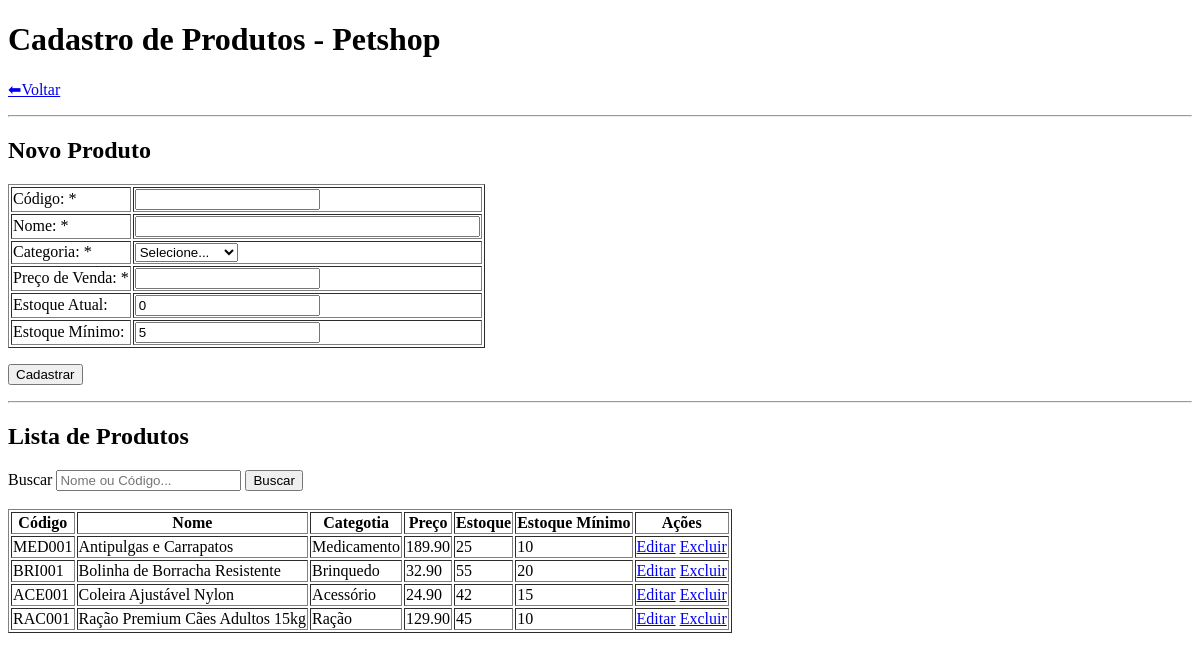
The app's page /produtos.php (signed in), older data.
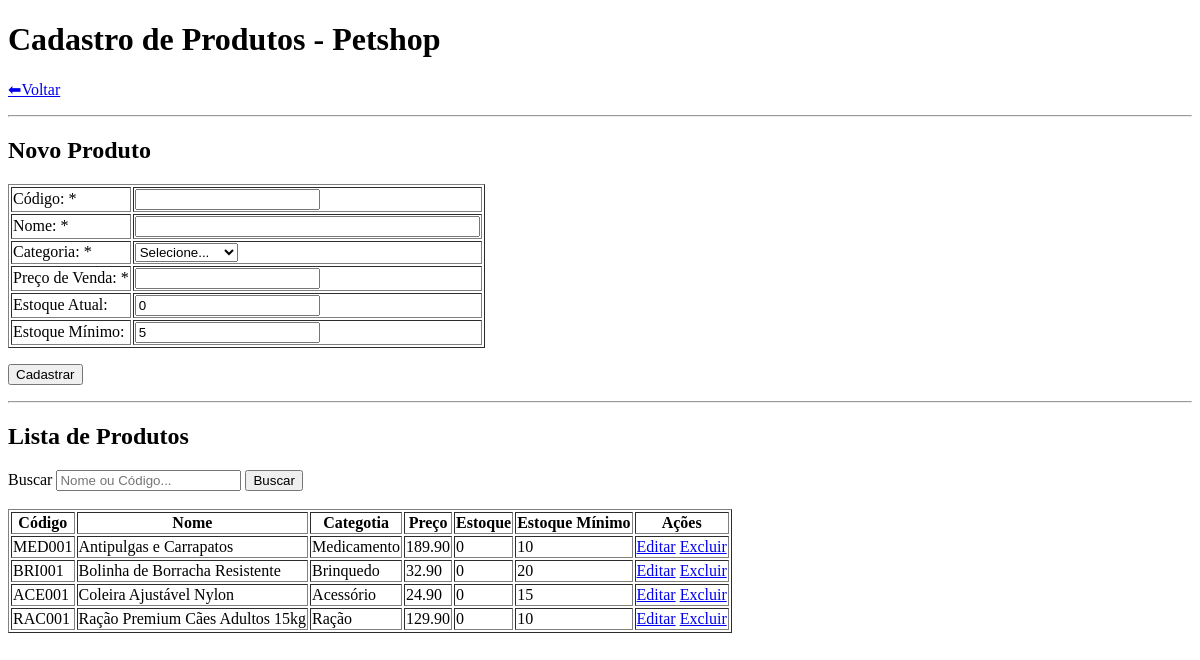
The same page, newer data.
### tables this page shows
CREATE TABLE
    produtos (
        id INT AUTO_INCREMENT PRIMARY KEY,
        codigo VARCHAR(50) NOT NULL UNIQUE,
        nome VARCHAR(200) NOT NULL,
        categoria_id INT NOT NULL,
        preco_venda DECIMAL(10, 2) NOT NULL,
        estoque_atual INT DEFAULT 0,
        estoque_minimo INT DEFAULT 5,
        ativo TINYINT (1) DEFAULT 1,
        FOREIGN KEY (categoria_id) REFERENCES categorias (id)
    );

CREATE TABLE
    categorias (
        id INT AUTO_INCREMENT PRIMARY KEY,
        nome VARCHAR(50) NOT NULL
    );

### produtos.php (the view, shortened to what this page needs)
<?php
require_once 'config.php';
$produtoEditar = null;
$busca = $_GET['busca'] ?? '';
if (!empty($busca)) {
    $sql = "SELECT p.*, c.nome as categoria
       FROM produtos p
       INNER JOIN categorias c ON p.categoria_id = c.id
       WHERE p.ativo = 1 AND (p.nome LIKE :busca OR p.codigo LIKE :busca)
       ORDER BY p.nome";
    $stmt = $conn->prepare($sql);
    $stmt->execute(['busca' => "%$busca%"]);
    $produtos = $stmt->fetchAll();
} else {
    $sql = "SELECT p.*, c.nome as categoria
       FROM produtos p
       INNER JOIN categorias c ON p.categoria_id = c.id
       WHERE p.ativo = 1
       ORDER BY p.nome";
    $produtos = $conn->query($sql)->fetchALL();
}
?>
<!DOCTYPE html>
<html lang="pt-br">
<head>
</head>
<body>
    <h1>Cadastro de Produtos - Petshop</h1>
    <p><a href="index.php">⬅Voltar</a></p>
    <hr>
    <h2><?php echo $produtoEditar ? 'Editar' : 'Novo'; ?> Produto</h2>
    <form method="POST">
        <table border="1">
            <tr>
                <td><label>Código: *</label></td>
                <td><input type="text" name="codigo" value="<?php echo $produtoEditar['codigo'] ?? ''; ?>" required>
                </td>
            </tr>
            <tr>
                <td><label>Nome: *</label></td>
                <td><input type="text" name="nome" size="40" value="<?php echo $produtoEditar['nome'] ?? ''; ?>"
                        required></td>
            </tr>
            <tr>
                <td><label>Categoria: *</label></td>
                <td>
                    <select name="categoria_id" required>
                        <option value="">Selecione...</option>
                    </select>
                </td>
            </tr>
            <tr>
                <td><label>Preço de Venda: *</label></td>
                <td><input type="number" name="preco" value="<?php echo $produtoEditar['preco_venda'] ?? ''; ?>"
                        required></td>
            </tr>
            <tr>
                <td><label>Estoque Atual:</label></td>
                <td><input type="number" name="estoque_atual" min="0"
                        value="<?php echo $produtoEditar['estoque_atual'] ?? 0; ?>"></td>
            </tr>
            <tr>
                <td><label>Estoque Mínimo:</label></td>
                <td><input type="number" name="estoque_minimo" min="0"
                        value="<?php echo $produtoEditar['estoque_minimo'] ?? 5; ?>"></td>
            </tr>
        </table>
        <p>
            <button type="submit"><?php echo $produtoEditar ? 'Atualizar' : 'Cadastrar'; ?></button>
        </p>
    </form>
    <hr>
    <h2>Lista de Produtos</h2>
    <form action="" method="get">
        <label>Buscar</label>
        <input type="text" name="busca" value="<?php echo $busca; ?>" placeholder="Nome ou Código...">
        <button type="submit">Buscar</button>
    </form>
    <br>
    <?php if (count($produtos) > 0): ?>
        <table border="1">
            <tr>
                <th>Código</th>
                <th>Nome</th>
                <th>Categotia</th>
                <th>Preço</th>
                <th>Estoque</th>
                <th>Estoque Mínimo</th>
                <th>Ações</th>
            </tr>
            <?php foreach ($produtos as $p): ?>
                <tr>
                    <td><?php echo $p['codigo'] ?></td>
                    <td><?php echo $p['nome'] ?></td>
                    <td><?php echo $p['categoria'] ?></td>
                    <td><?php echo $p['preco_venda'] ?></td>
                    <td><?php echo $p['estoque_atual'] ?></td>
                    <td><?php echo $p['estoque_minimo'] ?></td>
                    <td>
                        <a href="produtos.php?editar=<?php echo $p['id'] ?>">Editar</a>
                        <a href="produtos.php?excluir=<?php echo $p['id'] ?>"
                            onclick="return confirm('Deseja realmente excluir este produto?')">Excluir</a>
                    </td>
                </tr>
            <?php endforeach; ?>
        </table>
    <?php else: ?>
        <p>Nenhum produto cadastrado.</p>
    <?php endif; ?>
</body>
</html>

Row changes from the older to the newer data that the page shows:
changed produtos "MED001": estoque_atual "25" → "0"
changed produtos "BRI001": estoque_atual "55" → "0"
changed produtos "ACE001": estoque_atual "42" → "0"
changed produtos "RAC001": estoque_atual "45" → "0"
